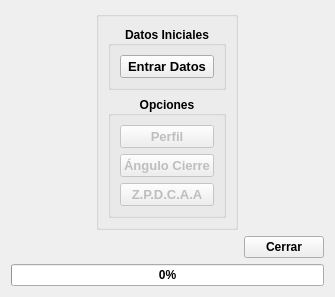
<?xml version="1.0" encoding="UTF-8"?>
<ui version="4.0">
 <class>ZPDCAAA</class>
 <widget class="QWidget" name="ZPDCAAA">
  <property name="geometry">
   <rect>
    <x>0</x>
    <y>0</y>
    <width>335</width>
    <height>285</height>
   </rect>
  </property>
  <property name="font">
   <font>
    <family>Tahoma</family>
    <weight>75</weight>
    <bold>true</bold>
   </font>
  </property>
  <property name="windowTitle">
   <string>Z.P.D.C.A.A.</string>
  </property>
  <layout class="QGridLayout" name="gridLayout_4">
   <item row="2" column="2">
    <widget class="QPushButton" name="pB_Cerrar">
     <property name="font">
      <font>
       <family>Tahoma</family>
       <weight>75</weight>
       <bold>true</bold>
      </font>
     </property>
     <property name="text">
      <string>Cerrar</string>
     </property>
    </widget>
   </item>
   <item row="3" column="0" colspan="3">
    <layout class="QVBoxLayout" name="verticalLayout">
     <item>
      <widget class="QProgressBar" name="pBar_ZPDCAA">
       <property name="font">
        <font>
         <family>Tahoma</family>
         <weight>75</weight>
         <bold>true</bold>
        </font>
       </property>
       <property name="value">
        <number>0</number>
       </property>
       <property name="alignment">
        <set>Qt::AlignCenter</set>
       </property>
      </widget>
     </item>
     <item>
      <layout class="QHBoxLayout" name="layautbarra"/>
     </item>
    </layout>
   </item>
   <item row="0" column="1" rowspan="2">
    <widget class="QGroupBox" name="gb_VDPoZPF">
     <property name="title">
      <string/>
     </property>
     <layout class="QGridLayout" name="gridLayout_3">
      <item row="1" column="0">
       <widget class="QGroupBox" name="gB_Opciones">
        <property name="title">
         <string>Opciones</string>
        </property>
        <property name="alignment">
         <set>Qt::AlignCenter</set>
        </property>
        <layout class="QGridLayout" name="gridLayout">
         <item row="0" column="0">
          <widget class="QPushButton" name="pB_Perfil">
           <property name="enabled">
            <bool>false</bool>
           </property>
           <property name="font">
            <font>
             <family>Tahoma</family>
             <pointsize>10</pointsize>
             <weight>75</weight>
             <bold>true</bold>
            </font>
           </property>
           <property name="text">
            <string>Perfil</string>
           </property>
          </widget>
         </item>
         <item row="1" column="0">
          <widget class="QPushButton" name="pB_AnguloCierre">
           <property name="enabled">
            <bool>false</bool>
           </property>
           <property name="font">
            <font>
             <family>Tahoma</family>
             <pointsize>10</pointsize>
             <weight>75</weight>
             <bold>true</bold>
            </font>
           </property>
           <property name="text">
            <string>Ángulo Cierre</string>
           </property>
          </widget>
         </item>
         <item row="2" column="0">
          <widget class="QPushButton" name="pB_ZPDCAA">
           <property name="enabled">
            <bool>false</bool>
           </property>
           <property name="font">
            <font>
             <family>Tahoma</family>
             <pointsize>10</pointsize>
             <weight>75</weight>
             <bold>true</bold>
            </font>
           </property>
           <property name="text">
            <string>Z.P.D.C.A.A</string>
           </property>
          </widget>
         </item>
        </layout>
       </widget>
      </item>
      <item row="0" column="0">
       <widget class="QGroupBox" name="groupBox">
        <property name="title">
         <string>Datos Iniciales</string>
        </property>
        <property name="alignment">
         <set>Qt::AlignCenter</set>
        </property>
        <layout class="QGridLayout" name="gridLayout_2">
         <item row="0" column="0">
          <widget class="QPushButton" name="pB_EntrarDatos">
           <property name="font">
            <font>
             <family>Tahoma</family>
             <pointsize>10</pointsize>
             <weight>75</weight>
             <bold>true</bold>
            </font>
           </property>
           <property name="text">
            <string>Entrar Datos</string>
           </property>
          </widget>
         </item>
        </layout>
       </widget>
      </item>
     </layout>
    </widget>
   </item>
  </layout>
 </widget>
 <resources/>
 <connections/>
</ui>
